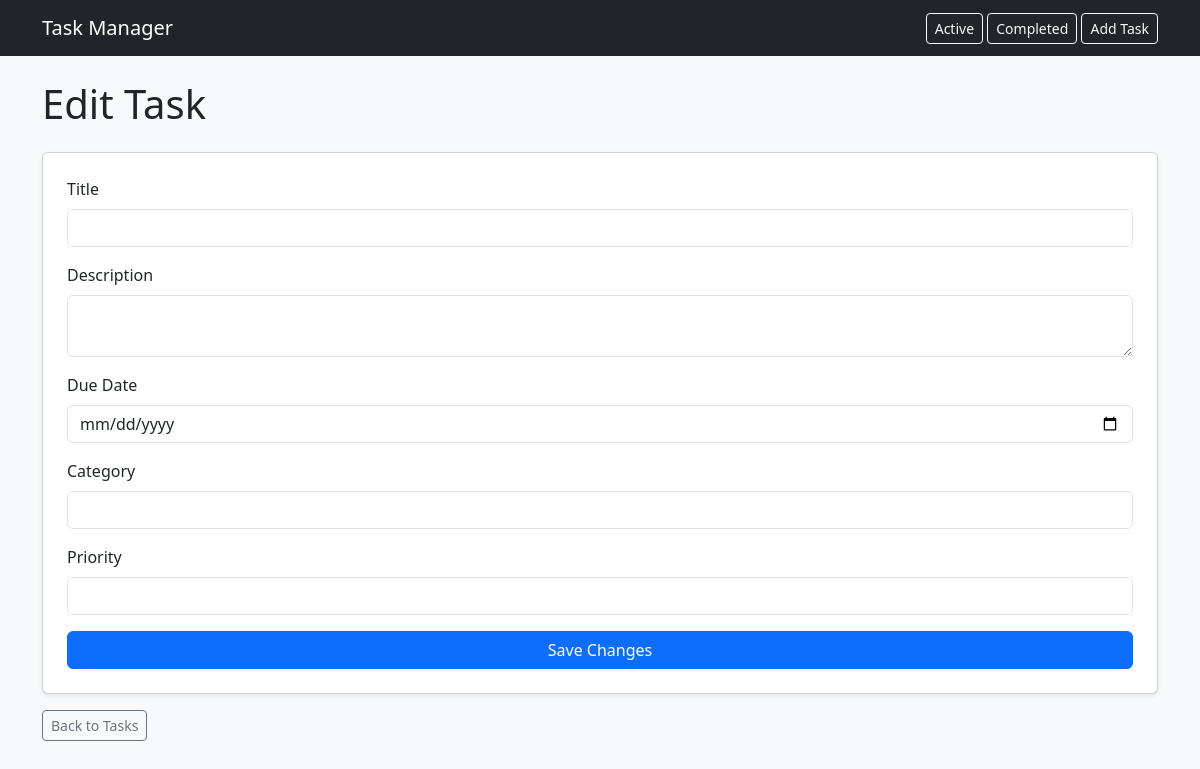
Before: /edit/2 with the older database file.
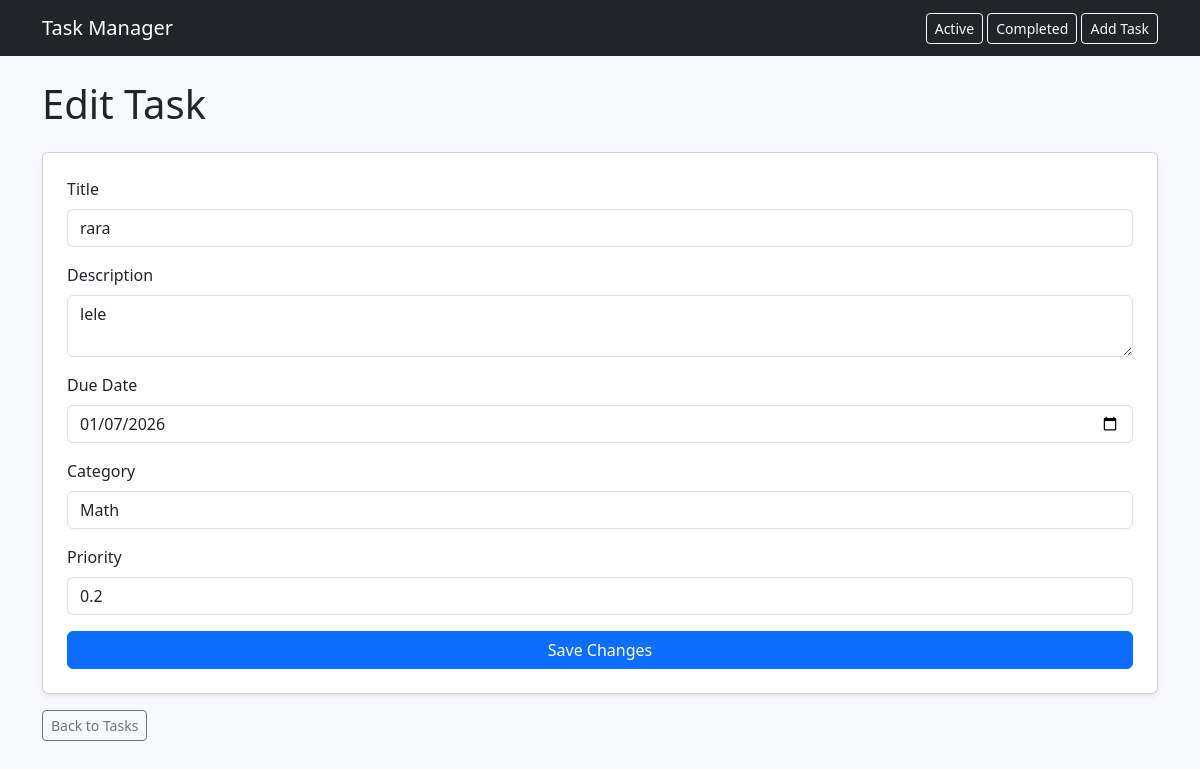
After: the same page with the newer database file.
### tables this page shows
CREATE TABLE tasks (
            id INTEGER PRIMARY KEY AUTOINCREMENT,
            title TEXT NOT NULL,
            description TEXT,
            due_date TEXT,
            category TEXT,
            priority REAL
            completed INTEGER DEFAULT 0 
        );

### app.py (the view)
@app.route("/edit/<int:task_id>")
def edit_task(task_id):
    task = get_task(task_id)
    return render_template("edit_task.html", task=task, title = "Edit Task")

### models.py (called while the page is built)
def get_db_connection():
    return sqlite3.connect('database.db')

def get_task(task_id):
    connection = get_db_connection()
    c = connection.cursor()
    c.execute("SELECT * FROM tasks WHERE id = ?", (task_id,))
    task = c.fetchone()
    connection.close()
    return task

### templates/edit_task.html
{% extends "base.html" %}
{% block content %}
<h1 class="mb-4">Edit Task</h1>
<form action="/edit/{{ task[0] }}" method="POST" class="card p-4 shadow-sm">
    <div class="mb-3">
        <label class="form-label">Title</label>
        <input type="text" name="title" class="form-control" value="{{ task[1] }}">
    </div>
    <div class="mb-3">
        <label class="form-label">Description</label>
        <textarea name="description" class="form-control">{{ task[2] }}</textarea>
    </div>
    <div class="mb-3">
        <label class="form-label">Due Date</label>
        <input type="date" name="due_date" class="form-control" value="{{ task[3] }}">
    </div>
    <div class="mb-3">
        <label class="form-label">Category</label>
        <input type="text" name="category" class="form-control" value="{{ task[4] }}">
    </div>
    <div class="mb-3">
        <label class="form-label">Priority</label>
        <input type="number" step="0.1" name="priority" class="form-control" value="{{ task[5] }}">
    </div>
    <button class="btn btn-primary">Save Changes</button>
</form>
<a href="/tasks" class="btn btn-outline-secondary btn-sm mt-3">Back to Tasks</a>
{% endblock %}

Changed rows visible on the page:
added tasks: title "rara", description "lele", due_date "01/07/2026", category "Math", priority "0.2"
